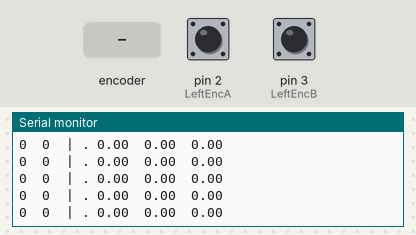
Recording of a sketch running on a simulated Arduino Uno, built with avr-gcc and run on an emulated ATmega328P. Shown: the last lines printed to the serial monitor. The test bench sets the inputs (shaded band); at power-on: pin 2 (LeftEncA) HIGH, pin 3 (LeftEncB) HIGH.

Above: at 1.2 s.
1.3 s: rotary encoder on pin 2 (LeftEncA) / pin 3 (LeftEncB) turned 1 step (first pin leading)
At 1.32 s:
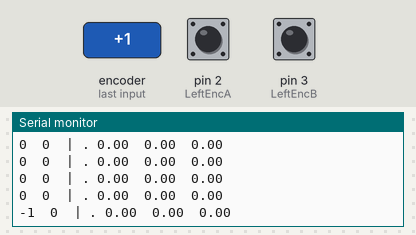
3.0 s: rotary encoder on pin 2 (LeftEncA) / pin 3 (LeftEncB) turned 3 steps (first pin leading)
At 3.04 s:
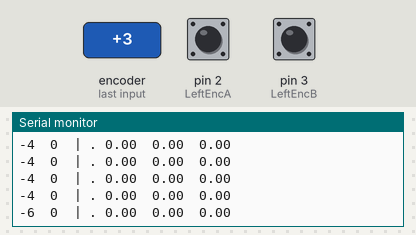
Timing chart, 0 to 6.0 s (numbered marks = the images above; inputs shaded):
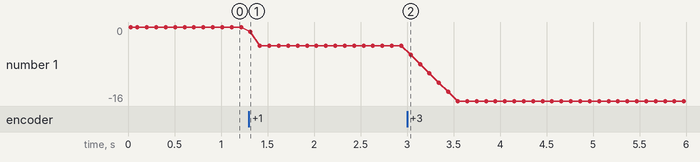

Measured:
- after the input at 1.3 s, the serial monitor: prints a new line at once (image 1)
- after the input at 3.0 s, the serial monitor: prints a new line at once (image 2)
- plotted number 1: 0 → -4 after the input at 1.3 s, -4 → -16 after the input at 3.0 s

The sketch:

EM30_Odometry_System.ino.ino
```cpp
// %%%%%%%%%%%%%%%%%%%%%%%%%%%%%%%%%%%%%%%%%%%%%%%%%%%%%%%%%%%%%%%%
// %%%%%%%%%%%%% Odemetry contorller for EMG30 Motors %%%%%%%%%%%%%
// %%%%%%%%%%%%%%%%%%%%%%%%%%%%%%%%%%%%%%%%%%%%%%%%%%%%%%%%%%%%%%%%
//
// © UBRobotics 2016
// Written by Ed Chamberlain
//
// UNFINISHED
//
// This sketch will acts as a simple odometry and positioning system
// for a differential drive robot running using EMG30 (or similar)
// motors.
//
// This sketch requires an arduino board with 4+ inturrupts such as
// the 101, Mega, zero, Leonardo, Micro, Due.
//
// Do NOT accidently supply 12V to the Arduino - you will break it.
// You can use the 5V supply for the encoders, remeber to connect
// grounds. Pull encoder signals high using 4K7 - 10K resistors
//
// EMG30 Wiring as follows:
//   Wire colour |  Connection
//   ------------|------------------
//    1 Purple   |  Hall Sensor B Vout
//    2 Blue     |  Hall sensor A Vout
//    3 Green    |  Hall sensor ground
//    4 Brown    |  Hall sensor Vcc
//    5 Red      |  + Motor
//    6 Black    |  - Motor
//
// Co-ords reference centrepoint of robot and orientation
// references forward direction. Position in arena as shown below.
//
// Y
// ^
// |
// |   ^
// | I-X-I
// + - - - - > X
//

// ----------------------------------------------------------------
// ----------------------- Global Variables -----------------------
// ----------------------------------------------------------------

// ------ EDIT THESE VARIABLES ------

//inturrupt mode
#define intMode CHANGE //CHANGE, FALLING?????

// Set wheel base and wheel diamter here:
static const int wheelBase = 207 ;
static const int wheelDiam = 100;

// Set which pin the wheel encoders are connected to. These must
// be inturrpt enabled. Ensure encoders are pulled up to VCC
// using suitably selected resistors.
#define LeftEncA 2
#define LeftEncB 3
#define RightEncA 4
#define RightEncB 5

// ------ DO NOT EDIT BELOW THIS LINE -------

// define vector struct
struct vector {
  float x; // x component
  float y; // y component
  float o; // orientation component
};

// Set initial position here:
vector pos = {0, 0, 0};

#define pi 3.14159
double wheeltravelperstep;
double centerpointtravellength;

vector travelStepL, travelStepR;

//pulse counter
volatile  long countL = 0;
volatile  long countR = 0;

// ----------------------------------------------------------------
// ------------------------- Program Loop -------------------------
// ----------------------------------------------------------------

void setup() {
  // put your setup code here, to run once:
  Serial.begin(9600);
  Serial.println("Running");

  //init inputs
  pinMode(LeftEncA, INPUT_PULLUP);
  pinMode(LeftEncB, INPUT_PULLUP);
  pinMode(RightEncA, INPUT_PULLUP);
  pinMode(RightEncB, INPUT_PULLUP);

  // init inturrpts
  attachInterrupt(digitalPinToInterrupt(LeftEncA), ISRLeftEncA,
                  intMode);
  attachInterrupt(digitalPinToInterrupt(LeftEncB), ISRLeftEncB,
                  intMode);
  attachInterrupt(digitalPinToInterrupt(RightEncA), ISRRightEncA,
                  intMode);
  attachInterrupt(digitalPinToInterrupt(RightEncB), ISRRightEncB,
                  intMode);
  Serial.println("SETUP: ISR init");

  //compute constant global variables based on robot dynamics
  float wheeltravelperstep = wheelDiam * pi / 360;
  float centerpointtravellength = wheeltravelperstep / 2;
  double pheta = 2 * asin((wheeltravelperstep / 2) / (wheelBase));

  travelStepL.y = (wheelBase / 2) * sin(pheta);
  travelStepL.x = (wheelBase / 2) - (wheelBase / 2) * cos(pheta);
  travelStepL.o = -pheta;

  travelStepR.y = travelStepL.y;
  travelStepR.x = -travelStepL.x;
  travelStepL.o = pheta;
}

void loop() {
  Serial.print(countL);
  Serial.print("  ");
  Serial.print(countR);
  Serial.print("  | . ");
  Serial.print(pos.x);
  Serial.print("  ");
  Serial.print(pos.y);
  Serial.print("  ");
  Serial.println(pos.o);

  delay(100);
}

// ----------------------------------------------------------------
// -------------------------- Functions ---------------------------
// ----------------------------------------------------------------

float deg2rad (float deg) {
  float rad = (deg / 360) * (2 * pi);
  return rad;
}

float rad2deg (float rad) {
  float deg = (rad / (2 * pi)) * (360);
  return deg;
}

vector rotateVector(vector input, float rotation) {
  vector output;

  output.x = input.x * cos(deg2rad(rotation)) - input.y *
             sin(deg2rad(rotation));
  output.y = input.y * sin(deg2rad(rotation)) - input.x *
             cos(deg2rad(rotation));
  output.o = rotation;

  return output;
}

vector addVector(vector input1, vector input2) {
  vector output;

  output.x = input1.x + input2.x;
  output.y = input1.y + input2.y;
  output.o = input1.o + input2.o;

  return output;
}

// ----------------------------------------------------------------
// ----------------- Interrupt Service Routines -------------------
// ----------------------------------------------------------------

void ISRLeftEncA() {
  (digitalRead(LeftEncA) ^ digitalRead(LeftEncB)) ? countL-- : countL++;
  /*
    if (digitalRead(LeftEncA) ^ digitalRead(LeftEncB)) {
      pos = addVector(pos, rotateVector(travelStepL, pos.o + pi));
    } else {
      pos = addVector(pos, rotateVector(travelStepL, pos.o));
    }
  */
}

void ISRLeftEncB() {
  (digitalRead(LeftEncA) ^ digitalRead(LeftEncB)) ? countL++ : countL--;

  /*
    if (digitalRead(LeftEncA) ^ digitalRead(LeftEncB)) {
      pos = addVector(pos, rotateVector(travelStepL, pos.o));
    } else {
      pos = addVector(pos, rotateVector(travelStepL, pos.o + pi));
    }
  */
}

void ISRRightEncA() {
  (digitalRead(RightEncA) ^ digitalRead(RightEncB)) ? countR-- : countR++;

  /*
    if (digitalRead(LeftEncA) ^ digitalRead(LeftEncB)) {
      pos = addVector(pos, rotateVector(travelStepR, pos.o + pi));
    } else {
      pos = addVector(pos, rotateVector(travelStepR, pos.o));
    }
  */
}

void ISRRightEncB() {
  (digitalRead(RightEncA) ^ digitalRead(RightEncB)) ? countR++ : countR--;

  /*
    if (digitalRead(LeftEncA) ^ digitalRead(LeftEncB)) {
      pos = addVector(pos, rotateVector(travelStepR, pos.o));
    } else {
      pos = addVector(pos, rotateVector(travelStepR, pos.o + pi));
    }
  */
}
```
